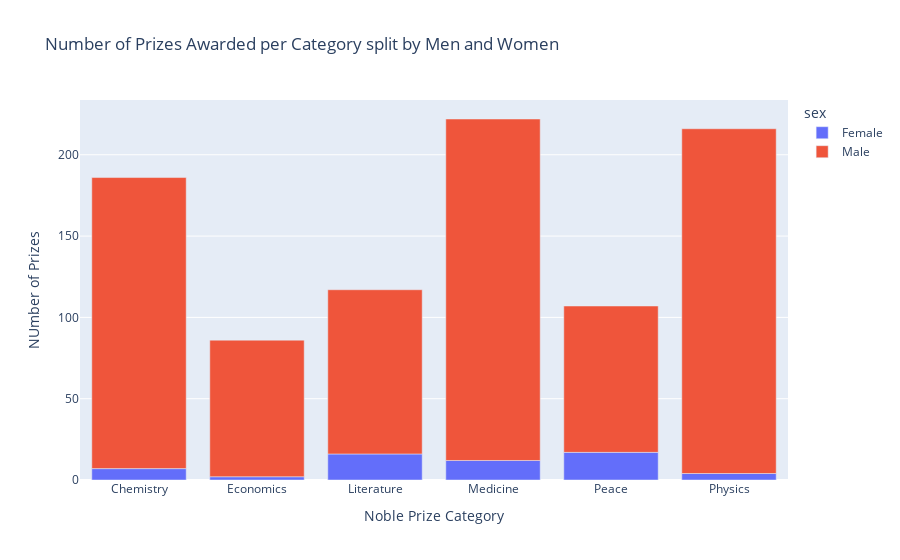

This figure's notebook cell:
### Markdown cell above
# Male and Female Winners by Category

**Challenge**: Create a [plotly bar chart](https://plotly.com/python/bar-charts/) that shows the split between men and women by category. 
* Hover over the bar chart. How many prizes went to women in Literature compared to Physics?

<img src=https://i.imgur.com/od8TfOp.png width=650>

### Code cell
categories_count = df_data.groupby(['category','sex'],as_index=False).agg({'prize':pd.Series.count})
print(categories_count)
fig = px.bar(categories_count,x=categories_count.category,y=categories_count.prize,color= categories_count.sex ,title='Number of Prizes Awarded per Category split by Men and Women')
fig.update_layout(xaxis_title = "Noble Prize Category", yaxis_title="Number of Prizes")
fig.show()

### Figure 1 — Plotly figure (JSON) as saved in the notebook; plotly's stock layout.template omitted (floating-point values rounded to 4 significant figures)
{"data": [{"alignmentgroup": "True", "hovertemplate": "sex=Female<br>category=%{x}<br>prize=%{y}<extra></extra>", "legendgroup": "Female", "marker": {"color": "#636efa", "pattern": {"shape": ""}}, "name": "Female", "offsetgroup": "Female", "orientation": "v", "showlegend": true, "textposition": "auto", "type": "bar", "x": ["Chemistry", "Economics", "Literature", "Medicine", "Peace", "Physics"], "xaxis": "x", "y": [7, 2, 16, 12, 17, 4], "yaxis": "y"}, {"alignmentgroup": "True", "hovertemplate": "sex=Male<br>category=%{x}<br>prize=%{y}<extra></extra>", "legendgroup": "Male", "marker": {"color": "#EF553B", "pattern": {"shape": ""}}, "name": "Male", "offsetgroup": "Male", "orientation": "v", "showlegend": true, "textposition": "auto", "type": "bar", "x": ["Chemistry", "Economics", "Literature", "Medicine", "Peace", "Physics"], "xaxis": "x", "y": [179, 84, 101, 210, 90, 212], "yaxis": "y"}], "layout": {"barmode": "relative", "legend": {"title": {"text": "sex"}, "tracegroupgap": 0}, "title": {"text": "Number of Prizes Awarded per Category split by Men and Women"}, "xaxis": {"anchor": "y", "domain": [0, 1], "title": {"text": "Noble Prize Category"}}, "yaxis": {"anchor": "x", "domain": [0, 1], "title": {"text": "NUmber of Prizes"}}}}
